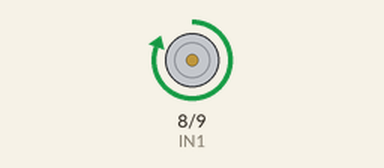
Simulated run of this sketch. Board: Arduino Uno, built with avr-gcc and run on an emulated ATmega328P. Parts: motor-driver pin pairs drawn as motors (green arrow = first pin HIGH = forward, orange = second pin HIGH = backward, longer = more drive, scaled by the enable pin).

Above: at 1.0 s.
At 3.0 s:
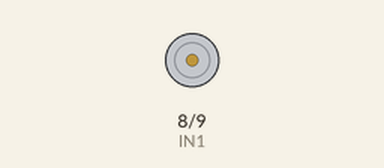
Timing chart, 0 to 5.2 s (numbered marks = the images above):
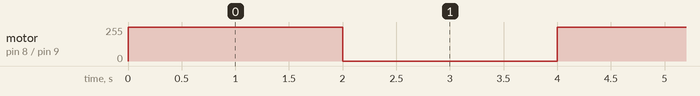

The sketch:

test_ino.ino
```cpp
// Motor A
int ENA = 11;
int IN1 = 8;
int IN2 = 9;

// Motor B
int ENB = 11;
int IN3 = 8;
int IN4 = 9;

void setup ()
{
 // Declaramos todos los pines como salidas
 pinMode (ENA, OUTPUT);
 //pinMode (ENB, OUTPUT);
 pinMode (IN1, OUTPUT);
 pinMode (IN2, OUTPUT);
 //pinMode (IN3, OUTPUT);
 //pinMode (IN4, OUTPUT);
}

void Adelante ()
{
 //Direccion motor A
 digitalWrite (IN1, HIGH);
 digitalWrite (IN2, LOW);
 analogWrite (ENA, 255); //Velocidad motor A
 //Direccion motor B
 //digitalWrite (IN3, HIGH);
 //digitalWrite (IN4, LOW);
 //analogWrite (ENB, 255); //Velocidad motor B
}

void Atras ()
{
 //Direccion motor A
 digitalWrite (IN1, LOW);
 digitalWrite (IN2, HIGH);
 analogWrite (ENA, 128); //Velocidad motor A
 //Direccion motor B
 digitalWrite (IN3, LOW);
 digitalWrite (IN4, HIGH);
 analogWrite (ENB, 128); //Velocidad motor B
}


void Derecha ()
{
 //Direccion motor A
 digitalWrite (IN1, HIGH);
 digitalWrite (IN2, LOW);
 analogWrite (ENA, 200); //Velocidad motor A
 //Direccion motor B
 digitalWrite (IN3, LOW);
 digitalWrite (IN4, HIGH);
 analogWrite (ENB, 100); //Velocidad motor A
}

void Izquierda ()
{
 //Direccion motor A
 digitalWrite (IN1, LOW);
 digitalWrite (IN2, HIGH);
 analogWrite (ENA, 50); //Velocidad motor A
 //Direccion motor B
 digitalWrite (IN3, HIGH);
 digitalWrite (IN4, LOW);
 analogWrite (ENB, 150); //Velocidad motor A
}

void Parar ()
{
 //Direccion motor A
 digitalWrite (IN1, LOW);
 digitalWrite (IN2, LOW);
 analogWrite (ENA, 0); //Velocidad motor A
 //Direccion motor B
 digitalWrite (IN3, LOW);
 digitalWrite (IN4, LOW);
 analogWrite (ENB, 0); //Velocidad motor A
}

void loop ()
{
 Adelante ();
 delay (2000);
 //Atras ();
 //delay (3000);
 //Derecha ();
 //delay (2000);
 //Izquierda ();
 //delay (2000);
 Parar ();
 delay (2000);
}
```

Measured:
- by itself, motor on pin 8 (IN1) / pin 9 (IN2): alternates forward 255/255 for 2.0 s and stopped for 2.0 s
